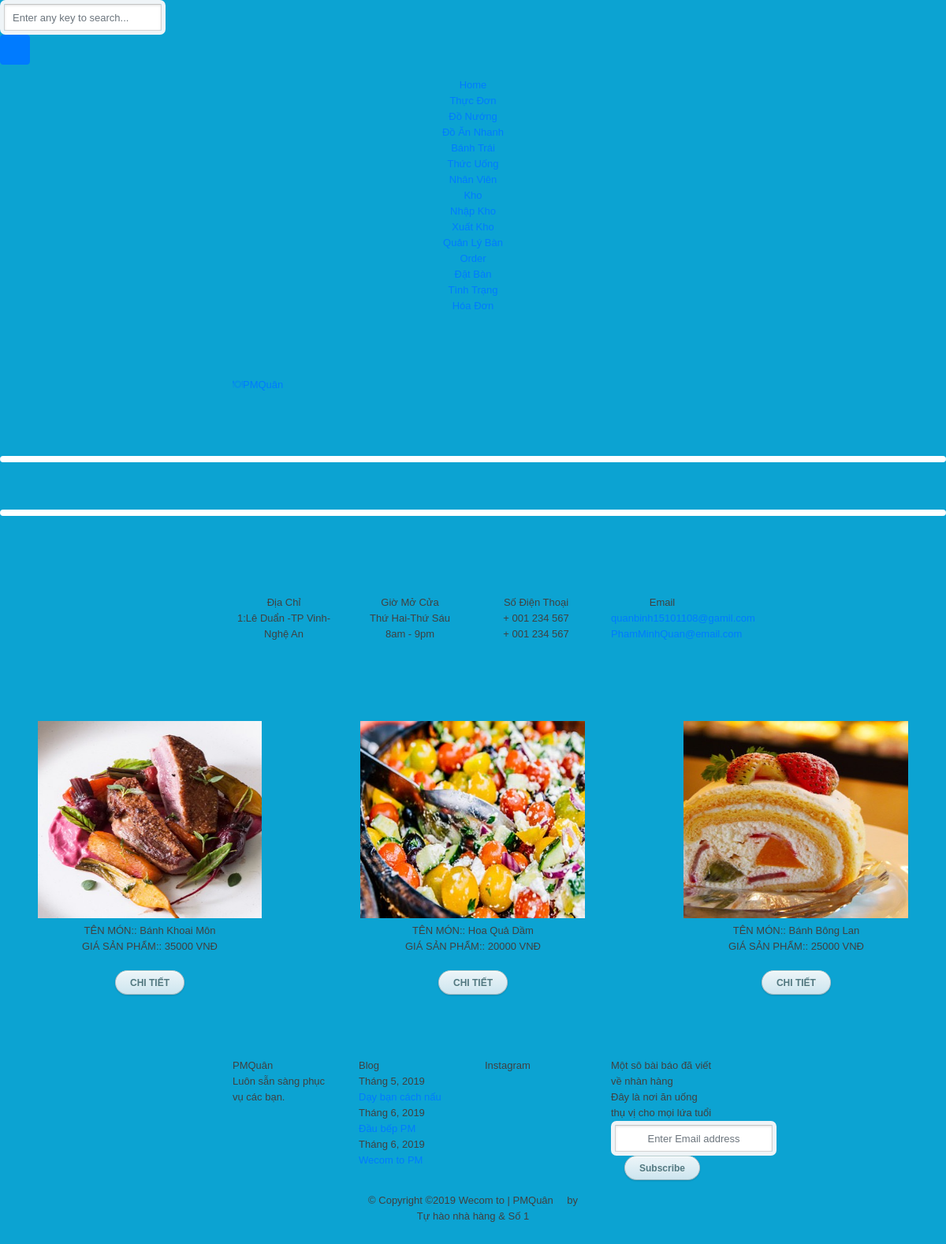
The app's page /Doannhan.php with its own data.
### tables this page shows
CREATE TABLE IF NOT EXISTS `tblmenu` (
`Mamon` int(10) NOT NULL,
  `Tenmon` varchar(50) DEFAULT NULL,
  `Chiphi` int(11) DEFAULT NULL,
  `Img` char(20) DEFAULT NULL,
  `thuoctinh` varchar(40) DEFAULT NULL
);

### Doannhan.php (the view, shortened to what this page needs)
<!DOCTYPE HTML>
<html>
	<head>
	<link rel="stylesheet" href="css/animate.css">
	<link rel="stylesheet" href="css/icomoon.css">
	<link rel="stylesheet" href="css/bootstrap.css">
	<link rel="stylesheet" href="css/owl.carousel.min.css">
	<link rel="stylesheet" href="css/owl.theme.default.min.css">
	<link rel="stylesheet" href="css/magnific-popup.css">
	<link rel="stylesheet" href="css/flexslider.css">
	<link rel="stylesheet" href="fonts/flaticon/font/flaticon.css">
	<link rel="stylesheet" href="css/bootstrap-datepicker.css">
	<link rel="stylesheet" href="css/style.css">
	</head>
	<body>
    <nav id="colorlib-main-nav" role="navigation">
		<div class="js-fullheight colorlib-table">
			<div class="colorlib-table-cell js-fullheight">
				<div class="row">
					<div class="col-md-6 col-md-offset-3">
						<div class="form-group">
							<input type="text" class="form-control" id="search" placeholder="Enter any key to search...">
							<button type="submit" class="btn btn-primary"><i class="icon-search3"></i></button>
						</div>
					</div>
				</div>
				<div class="row">
					<div class="col-md-12 text-center">
						<ul>
							<li><a href="Trangchu.php">Home</a></li>
				          <li><a href="Thucdon.php">Thực Đơn</a>
									<ul>
				              <li><a href="Donuong.php">Đồ Nướng</a></li>
											<li><a href="Doannhan.php">Đồ Ăn Nhanh</a></li>
											<li><a href="Banhtrai.php">Bánh Trái</a></li>
				              <li><a href="Thucuong.php">Thức Uống</a></li>
				            </ul>
									</li>
				          <li><a href="NhanVien.php">Nhân Viên</a></li>
				          <li class="Kho"><a href="Kho.php">Kho</a>
				            <ul>
				              <li><a href="Nhapkho.php">Nhập Kho</a></li>
				              <li><a href="XuatKho.php">Xuất Kho</a></li>
				            </ul>
				          </li>
				          <li class="Quanlyban"><a href="">Quản Lý Bàn</a>
				            <ul>
											    <li><a href="Order.php">Order</a></li>
						              <li><a href="Datban.php">Đặt Bàn</a></li>
						              <li><a href="#">Tình Trạng</a></li>
				            </ul>
				          </li>
				          <li><a href="Hoadon.php">Hóa Đơn</a></li>
				        </ul>
					</div>
				</div>
			</div>
		</div>
	</nav>
	<div id="colorlib-page">
		<header>
        <div class="container">
				<div class="row">
					<div class="col-md-12">
						<div class="colorlib-navbar-brand">
							<a class="colorlib-logo" href="index.html"><i class="flaticon-cutlery"></i><span>PM</span><span>Quân</span></a>
						</div>
					</div>
				</div>
			</div>
		</header>
		<aside id="colorlib-hero">
        <aside id="colorlib-hero">
			<div class="flexslider">
		  	</div>
              <aside id="colorlib-hero">
			<div class="flexslider">
		  	</div>
        </aside>
		<div class="colorlib-intro">
			<div class="container">
				<div class="row">
					<div class="col-md-3 col-sm-6 text-center">
						<div class="intro animate-box">
							<span class="icon">
								<i class="icon-map4"></i>
							</span>
							<h2>Địa Chỉ</h2>
							<p>1:Lê Duẩn -TP Vinh-Nghệ An</p>
						</div>
					</div>
					<div class="col-md-3 col-sm-6 text-center">
						<div class="intro animate-box">
							<span class="icon">
								<i class="icon-clock4"></i>
							</span>
							<h2>Giờ Mở Cửa</h2>
							<p>Thứ Hai-Thứ Sáu</p>
							<span>8am - 9pm</span>
						</div>
					</div>
					<div class="col-md-3 col-sm-6 text-center">
						<div class="intro animate-box">
							<span class="icon">
								<i class="icon-mobile2"></i>
							</span>
							<h2>Số Điện Thoại</h2>
							<p>+ 001 234 567</p>
							<p>+ 001 234 567</p>
						</div>
					</div>
					<div class="col-md-3 col-sm-6 text-center">
						<div class="intro animate-box">
							<span class="icon">
								<i class="icon-envelope"></i>
							</span>
							<h2>Email</h2>
							<p><a href="#">quanbinh15101108@gamil.com</a><br><a href="#">PhamMinhQuan@email.com</a></p>
						</div>
					</div>
				</div>
			</div>
		</div>
		<div>
            <br>
            <div class="row text-center">
				<?php
                         $con=ketnoi();
                         mysqli_set_charset($con, 'UTF8');
						 $sql= "select * from tblMenu where thuoctinh='Doannhanh' ";
						 $result=$con->query($sql);
							$str='';
						 while( $data=$result->fetch_assoc()){
								$link='img/'.$data["Img"].'.jpg';
					 $str.='
				    <div class="col-sm-4 item"><img id="anh" src="'.$link.'" width="75%" height="250px";>
										 <p>TÊN MÓN::  '.$data["Tenmon"].'</p>
										 <p>GIÁ SẢN PHẨM::  '.$data["Chiphi"].'  VNĐ</p>
										 <p style="margin-top:20px;">
										<a href="Chitiet.php?id='.$data["Mamon"].'">	<input type="submit" value ="CHI TIẾT" class="btn btn-primary" name="btnthem"></a></p></div>';
					}
					echo $str;
				?>
				</div>
        </div>
        <div>
		<footer>
			<div id="footer">
				<div class="container">
					<div class="row">
						<div class="col-md-3 col-pb-sm">
							<h2>PMQuân</h2>
							<p>Luôn sẵn sàng phục vụ các bạn.</p>
							<p class="colorlib-social-icons">
								<a href="#"><i class="icon-facebook4"></i></a>
								<a href="#"><i class="icon-twitter3"></i></a>
								<a href="#"><i class="icon-googleplus"></i></a>
								<a href="#"><i class="icon-dribbble2"></i></a>
							</p>
						</div>
						<div class="col-md-3 col-pb-sm">
							<h2> Blog</h2>
							<div class="f-entry">
								<div class="desc">
									<span>Tháng 5, 2019</span>
									<h3><a href="#">Dạy bạn cách nấu</a></h3>
								</div>
							</div>
							<div class="f-entry">
								<div class="desc">
									<span>Tháng 6, 2019</span>
									<h3><a href="#">Đầu bếp PM</a></h3>
								</div>
							</div>
							<div class="f-entry">
								<div class="desc">
									<span>Tháng 6, 2019</span>
									<h3><a href="#">Wecom to PM</a></h3>
								</div>
							</div>
						</div>
						<div class="col-md-3 col-pb-sm">
							<h2>Instagram</h2>
						</div>
						<div class="col-md-3 col-pb-sm">
							<h2>Một sô bài báo đã viết về nhàn hàng</h2>
							<p>Đây là nơi ăn uống thụ vị cho mọi lứa tuổi</p>
							<div class="subscribe text-center">
								<div class="form-group">
									<input type="text" class="form-control text-center" placeholder="Enter Email address">
									<input type="submit" value="Subscribe" class="btn btn-primary btn-custom">
								</div>
							</div>
						</div>
					</div>
					<div class="row">
						<div class="col-md-12 text-center">
							<p>
								<span class="block">&copy;
Copyright &copy;<script>document.write(new Date().getFullYear());</script> Wecom to | PMQuân <i class="icon-heart" aria-hidden="true"></i> by <a href="https://colorlib.com" target="_blank"></a>
<br></span>
								<span class="block">Tự hào nhà hàng <a href="http://unsplash.com/" target="_blank"></a> &amp; Số 1<a href="https://www.pexels.com/" target="_blank"></a></span>
							</p>
						</div>
					</div>
				</div>
			</div>
		</footer>
	</div>
	</body>
</html>

### css/icomoon.css (style rules this page uses)
[class^="icon-"], [class*=" icon-"] { font-family: 'icomoon' !important; speak: none; font-style: normal; font-weight: normal; font-variant: normal; text-transform: none; line-height: 1; -webkit-font-smoothing: antialiased; -moz-osx-font-smoothing: grayscale; }
.icon-map4:before { content: "\eab1"; }
.icon-clock4:before { content: "\eb3d"; }
.icon-search3:before { content: "\eb42"; }
.icon-envelope:before { content: "\eb44"; }
.icon-mobile2:before { content: "\ebd0"; }
.icon-heart:before { content: "\ec51"; }
.icon-facebook4:before { content: "\e05d"; }
.icon-twitter3:before { content: "\e05e"; }
.icon-googleplus:before { content: "\e05f"; }
.icon-dribbble2:before { content: "\e063"; }

### css/style.css (style rules this page uses)
html, body, div, span, applet, object, iframe, h1, h2, h3, h4, h5, h6, p, blockquote, pre, a, abbr, acronym, address, big, cite, code, del, dfn, em, img, ins, kbd, q, s, samp, small, strike, strong, sub, sup, tt, var, b, u, i, center, dl, dt, dd, ol, ul, li, fieldset, form, label, legend, table, caption, tbody, tfoot, thead, tr, th, td, article, aside, canvas, details, embed, figure, figcaption, footer, header, hgroup, menu, nav, output, ruby, section, summary, time, mark, audio, video { margin: 0; padding: 0; border: 0; font-size: 100%; font: inherit; vertical-align: baseline; }
article, aside, details, figcaption, figure, footer, header, hgroup, menu, nav, section { display: block; }
body { line-height: 1; }
ol, ul { list-style: none; }
body { font: 13px/20px 'Lucida Grande', Tahoma, Verdana, sans-serif; color: #404040; background: #0ca3d2; }
.container { margin: 80px auto; width: 640px; }
input { font-family: 'Lucida Grande', Tahoma, Verdana, sans-serif; font-size: 14px; }
input[type=text], input[type=password] { margin: 5px; padding: 0 10px; width: 200px; height: 34px; color: #404040; background: white; border: 1px solid; border-color: #c4c4c4 #d1d1d1 #d4d4d4; border-radius: 2px; outline: 5px solid #eff4f7; -moz-outline-radius: 3px; -webkit-box-shadow: inset 0 1px 3px rgba(0, 0, 0, 0.12); box-shadow: inset 0 1px 3px rgba(0, 0, 0, 0.12); }
input[type=submit] { padding: 0 18px; height: 29px; font-size: 12px; font-weight: bold; color: #527881; text-shadow: 0 1px #e3f1f1; background: #cde5ef; border: 1px solid; border-color: #b4ccce #b3c0c8 #9eb9c2; border-radius: 16px; outline: 0; -webkit-box-sizing: content-box; -moz-box-sizing: content-box; box-sizing: content-box; background-image: -webkit-linear-gradient(top, #edf5f8, #cde5ef); background-image: -moz-linear-gradient(top, #edf5f8, #cde5ef); background-image: -o-linear-gradient(top, #edf5f8, #cde5ef); background-image: linear-gradient(to bottom, #edf5f8, #cde5ef); -webkit-box-shadow: inset 0 1px white, 0 1px 2px rgba(0, 0, 0, 0.15); box-shadow: inset 0 1px white, 0 1px 2px rgba(0, 0, 0, 0.15); }

### records on screen
tblmenu: shows a picture, Tenmon "Bánh Khoai Môn", Chiphi "35000"
tblmenu: shows a picture, Tenmon "Hoa Quả Dầm", Chiphi "20000"
tblmenu: shows a picture, Tenmon "Bánh Bông Lan", Chiphi "25000"
